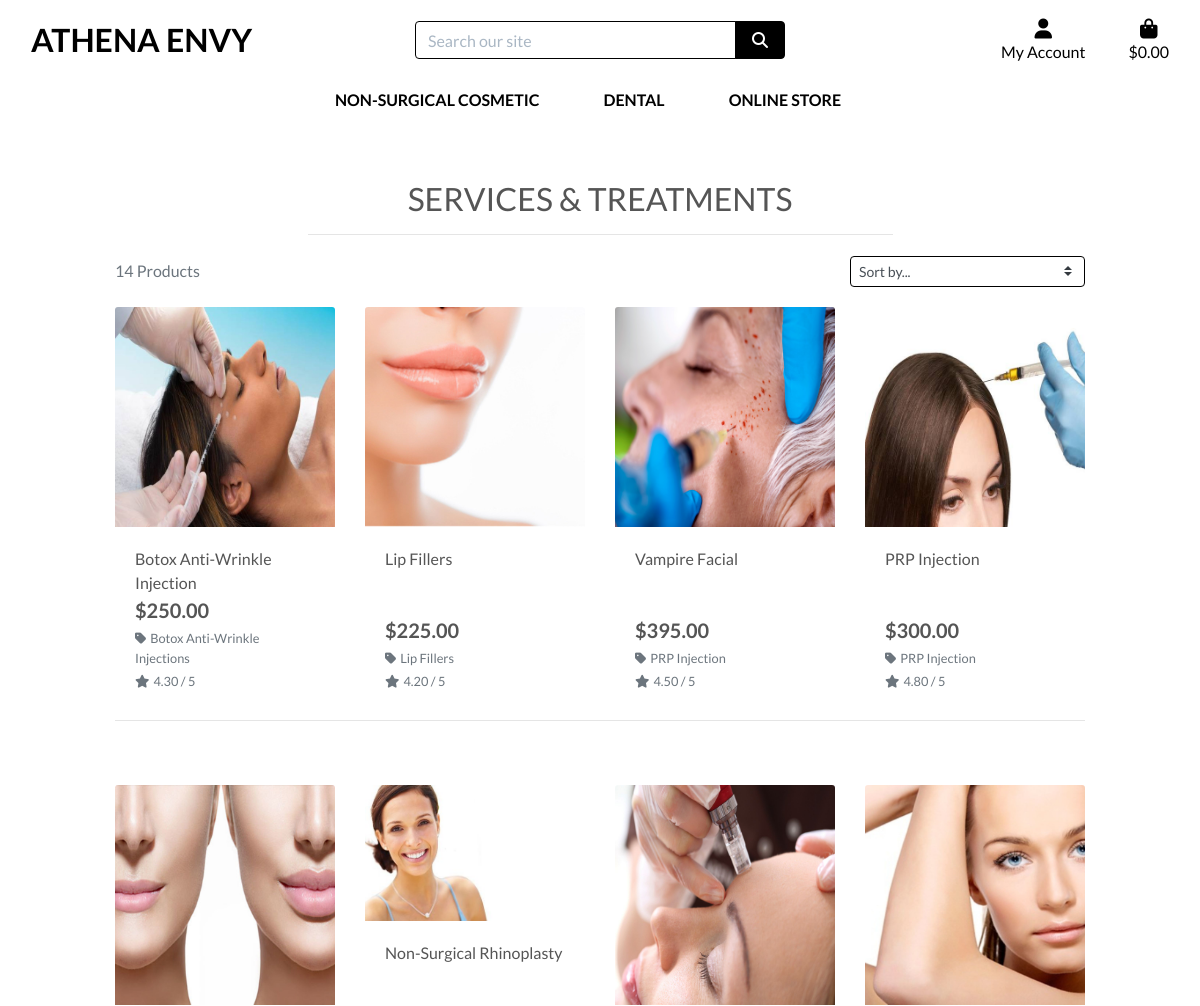
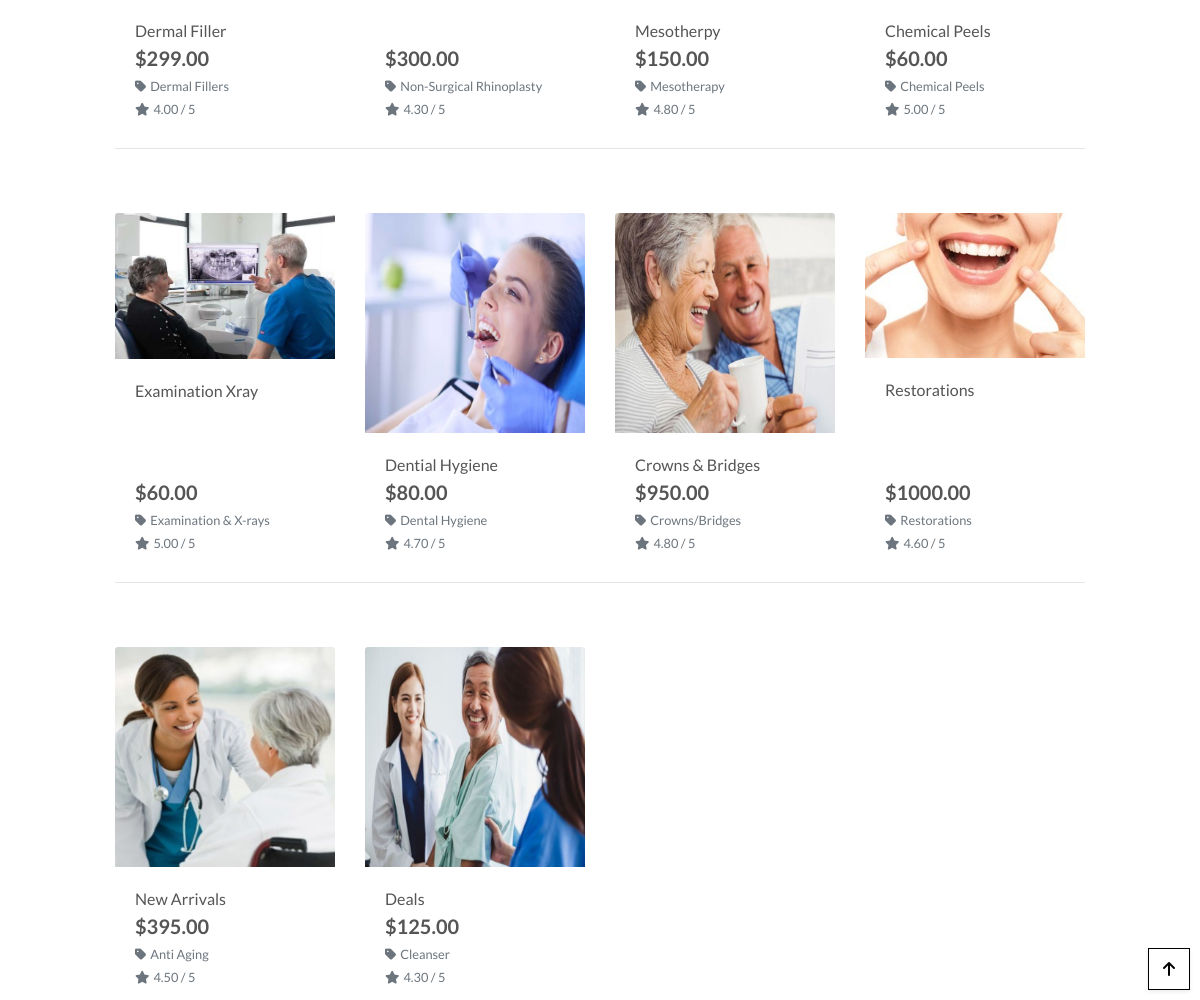
Screenshot of /products/ with the database file from the repository (2 pictures, top to bottom).
### products/models.py (models this page shows, shortened)
class Product(models.Model):
    category = models.ForeignKey('Category', null=True, blank=True, on_delete=models.SET_NULL)
    sku = models.CharField(max_length=254, null=True, blank=True)
    name = models.CharField(max_length=254)
    description = models.TextField()
    price = models.DecimalField(max_digits=6, decimal_places=2)
    rating = models.DecimalField(max_digits=6, decimal_places=2, null=True, blank=True)
    image_url = models.URLField(max_length=1024, null=True, blank=True)
    image = models.ImageField(null=True, blank=True)

class Category(models.Model):
    class Meta:
        verbose_name_plural = 'Categories'
    name = models.CharField(max_length=254)
    friendly_name = models.CharField(max_length=254, null=True, blank=True)

### products/views.py (the view, shortened to what this page needs)
# urls.py: path('', views.all_products, name='products'),
def all_products(request):
    products = Product.objects.all()
    query = None
    categories = None
    sort = None
    direction = None
    current_sorting = f'{sort}_{direction}'
    context = {
        'products': products,
        'search_term': query,
        'current_categories': categories,
        'current_sorting': current_sorting,
    }
    return render(request, 'products/products.html', context)

### bag/contexts.py (called while the page is built, shortened)
def bag_contents(request):
    bag_items = []
    total = 0
    product_count = 0
    bag = request.session.get('bag', {})
    if total < settings.FREE_DELIVERY_THRESHOLD:
        delivery = total * Decimal(settings.STANDARD_DELIVERY_PERCENTAGE / 100)
        free_delivery_delta = settings.FREE_DELIVERY_THRESHOLD - total
    else:
        delivery = 0
        free_delivery_delta = 0
    grand_total = delivery + total
    context = {
        'bag_items': bag_items,
        'total': total,
        'product_count': product_count,
        'delivery': delivery,
        'free_delivery_delta': free_delivery_delta,
        'free_delivery_threshold': settings.FREE_DELIVERY_THRESHOLD,
        'grand_total': grand_total,
    }
    return context

### products/templates/products/products.html (shortened to what this page needs)
{% extends "base.html" %}
{% load static %}
{% block page_header %}
    <div class="container header-container">
    </div>
{% endblock %}
{% block content %}
    <div class="overlay"></div>
    <div class="container-fluid">
        <div class="row">
            <div class="col text-center mt-3">
                <h2 class="logo-font">Services & Treatments</h2>
                <hr class="w-50 mb-1">
            </div>
        </div>
        <div class="row">
            <div class="product-container col-10 offset-1">
                <div class="row mt-1 mb-2">
                    <div class="col-12 col-md-6 my-auto order-md-last d-flex justify-content-center justify-content-md-end">
                        <div class="sort-select-wrapper w-50">
                            <select id="sort-selector" class="custom-select custom-select-sm rounded-1 border border-{% if current_sorting != 'None_None' %}info{% else %}black{% endif %}">
                                <option value="reset" {% if current_sorting == 'None_None' %}selected{% endif %}>Sort by...</option>
                            </select>
                        </div>
                    </div>
                    <div class="col-12 col-md-6 order-md-first">
                        <p class="text-muted mt-3 text-center text-md-left">
                            {{ products|length }} Products{% if search_term %} found for <strong>"{{ search_term }}"</strong>{% endif %}
                        </p>
                    </div>
                </div>
                <div class="row">
                    {% for product in products %}
                        <div class="col-sm-6 col-md-6 col-lg-4 col-xl-3">
                            <div class="card h-100 border-0">
                                {% if product.image %}
                                <a href="{% url 'product_detail' product.id %}">
                                    <img class="card-img-top img-fluid" src="{{ product.image.url }}" alt="{{ product.name }}">
                                </a>
                                {% else %}
                                <a href="{% url 'product_detail' product.id %}">
                                    <img class="card-img-top img-fluid" src="{{ MEDIA_URL }}noimage.png" alt="{{ product.name }}">
                                </a>
                                {% endif %}
                                <div class="card-body pb-0">
                                    <p class="mb-0">{{ product.name }}</p>
                                </div>
                                <div class="card-footer bg-white pt-0 border-0 text-left">
                                    <div class="row">
                                        <div class="col">
                                            <p class="lead mb-0 text-left font-weight-bold">${{ product.price }}</p>
                                            {% if product.category %}
                                            <p class="small mt-1 mb-0">
                                                <a class="text-muted" href="{% url 'products' %}?category={{ product.category.name }}">
                                                    <i class="fas fa-tag mr-1"></i>{{ product.category.friendly_name }}
                                                </a>
                                            </p>
                                            {% endif %}
                                            {% if product.rating %}
                                                <small class="text-muted"><i class="fas fa-star mr-1"></i>{{ product.rating }} / 5</small>
                                            {% else %}
                                                <small class="text-muted">No Rating</small>
                                            {% endif %}
                                        </div>
                                    </div>
                                </div>
                            </div>
                        </div>
                        {% if forloop.counter|divisibleby:4 %}
                            <div class="col-12 d-none d-xl-block mb-5">
                                <hr>
                            </div>
                        {% endif %}
                    {% endfor %}
                </div>
            </div>
        </div>
    </div>
    <div class="btt-button shadow-sm rounded-1 border border-black">
        <a class="btt-link d-flex h-100">
            <i class="fas fa-arrow-up text-black mx-auto my-auto"></i>
        </a>
    </div>
{% endblock %}

### static/css/base.css (style rules this page uses)
html { height: 100%; }
body { background: url('/media/header.jpg') no-repeat center center fixed; background-size: cover; height: calc(100vh - 164px); color: #555; font-family: 'Lato'; }
.logo-font { text-transform: uppercase; }
.text-black { color: #000 !important; }
.border-black { border: 1px solid black !important; }
.overlay { height: 100%; width: 100%; top: 0; left: 0; position: fixed; background: white; z-index: -1; }
.btt-button { height: 42px; width: 42px; position: fixed; bottom: 10px; right: 10px; }
.btt-link, .update-link, .remove-item { cursor: pointer; }
@media (min-width: 1200px) { .container { max-width: 80%; } }
@media (min-width: 992px) { .header-container { padding-top: 164px; } }

### rows the page displays
Product: image (picture), name "Botox Anti-Wrinkle Injection", price "250.00", category.friendly_name "Botox Anti-Wrinkle Injections", rating "4.30"
Product: image (picture), name "Lip Fillers", price "225.00", category.friendly_name "Lip Fillers", rating "4.20"
Product: image (picture), name "Vampire Facial", price "395.00", category.friendly_name "PRP Injection", rating "4.50"
Product: image (picture), name "PRP Injection", price "300.00", category.friendly_name "PRP Injection", rating "4.80"
Product: image (picture), name "Dermal Filler", price "299.00", category.friendly_name "Dermal Fillers", rating "4.00"
Product: image (picture), name "Non-Surgical Rhinoplasty", price "300.00", category.friendly_name "Non-Surgical Rhinoplasty", rating "4.30"
Product: image (picture), name "Mesotherpy", price "150.00", category.friendly_name "Mesotherapy", rating "4.80"
Product: image (picture), name "Chemical Peels", price "60.00", category.friendly_name "Chemical Peels", rating "5.00"
Product: image (picture), name "Examination Xray", price "60.00", category.friendly_name "Examination & X-rays", rating "5.00"
Product: image (picture), name "Dential Hygiene", price "80.00", category.friendly_name "Dental Hygiene", rating "4.70"
Product: image (picture), name "Crowns & Bridges", price "950.00", category.friendly_name "Crowns/Bridges", rating "4.80"
Product: image (picture), name "Restorations", price "1000.00", category.friendly_name "Restorations", rating "4.60"
Product: image (picture), name "New Arrivals", price "395.00", category.friendly_name "Anti Aging", rating "4.50"
Product: image (picture), name "Deals", price "125.00", category.friendly_name "Cleanser", rating "4.30"

### other values shown
{{ products|length }} "14"
